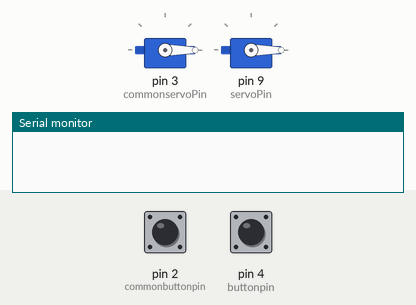
Simulated run of this sketch. Board: Arduino Uno, built with avr-gcc and run on an emulated ATmega328P. On the bench: 2 × servo, the last lines printed to the serial monitor. The inputs (shaded band) are chosen by the test bench; at power-on: pin 2 (commonbuttonpin) LOW, pin 4 (buttonpin) LOW.

Above: at 1.2 s.
1.3 s: pin 2 (commonbuttonpin) pulled HIGH for 0.15 s
At 2.5 s:
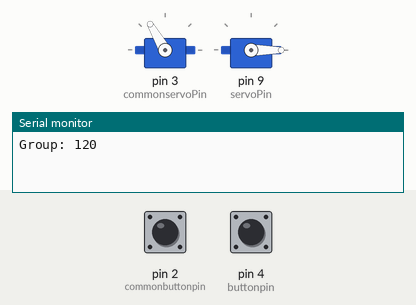
2.9 s: pin 4 (buttonpin) pulled HIGH for 0.15 s
At 3.7 s:
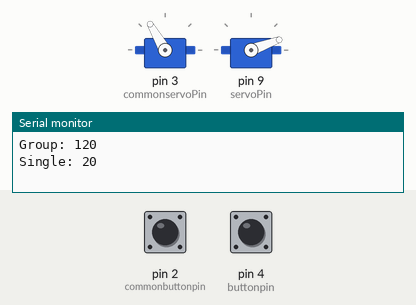
4.5 s: pin 2 (commonbuttonpin) pulled HIGH for 1 s
At 5.0 s:
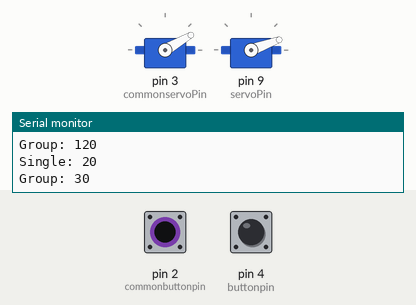
7.0 s: pin 4 (buttonpin) pulled HIGH for 1 s
At 8.1 s:
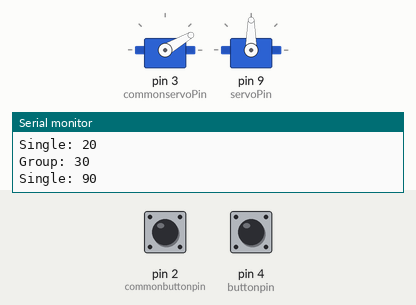
9.5 s: pin 2 (commonbuttonpin) pulled HIGH for 0.15 s
At 10.1 s:
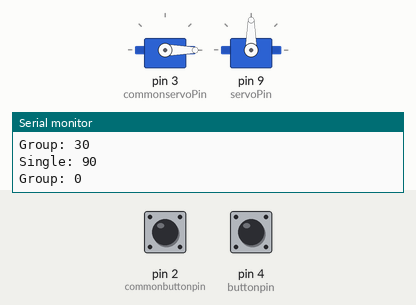
11.1 s: pin 2 (commonbuttonpin) pulled HIGH for 3.2 s
At 12.5 s:
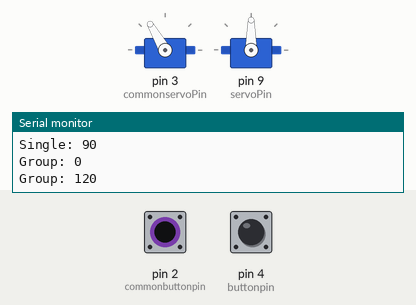
Timing chart, 0 to 14.1 s (numbered marks = the images above; inputs shaded):
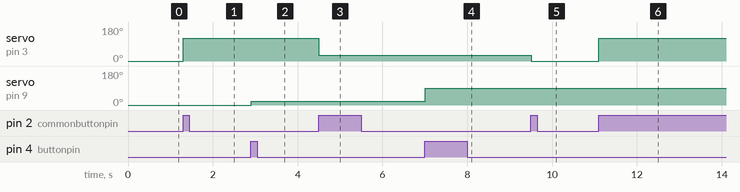

Measured:
- after the input at 1.3 s, servo on pin 3 (commonservoPin): 0° → 120° at once
- after the input at 2.9 s, servo on pin 9 (servoPin): 0° → 20° at once
- after the input at 4.5 s, servo on pin 3 (commonservoPin): 120° → 30° at once
- after the input at 7.0 s, servo on pin 9 (servoPin): 20° → 90° at once
- after the input at 9.5 s, servo on pin 3 (commonservoPin): 30° → 0° at once
- after the input at 11.1 s, servo on pin 3 (commonservoPin): 0° → 120° at once

The sketch:

Servo_Group_Two_Buttons.ino
```cpp
#include <Servo.h>

// 3 servos on pin 3 move together, 1 servo on pin 9 moves on its own
// button on pin 2 steps the group, button on pin 4 steps the single servo

Servo commonservo;
Servo servo;

int commonservoPin = 3;
int servoPin = 9;
int commonbuttonpin = 2;
int buttonpin = 4;

int commonAngles[] = {0, 120, 30};
int angles[] = {0, 20, 90};

int commoncount = 0;
int count = 0;
int lastCommon = LOW;
int last = LOW;

void setup()
{
  pinMode(commonbuttonpin, INPUT);   // 1k pull-down, pressed = HIGH
  pinMode(buttonpin, INPUT);
  commonservo.attach(commonservoPin);
  servo.attach(servoPin);
  commonservo.write(0);
  servo.write(0);
  Serial.begin(9600);
}

void loop()
{
  int commonbtst = digitalRead(commonbuttonpin);
  int btst = digitalRead(buttonpin);

  // count only when the button goes from released to pressed
  if (commonbtst == HIGH && lastCommon == LOW) {
    commoncount = (commoncount + 1) % 3;
    commonservo.write(commonAngles[commoncount]);
    Serial.print("Group: ");
    Serial.println(commonAngles[commoncount]);
  }

  if (btst == HIGH && last == LOW) {
    count = (count + 1) % 3;
    servo.write(angles[count]);
    Serial.print("Single: ");
    Serial.println(angles[count]);
  }

  lastCommon = commonbtst;
  last = btst;
  delay(50);   // debounce
}
```
